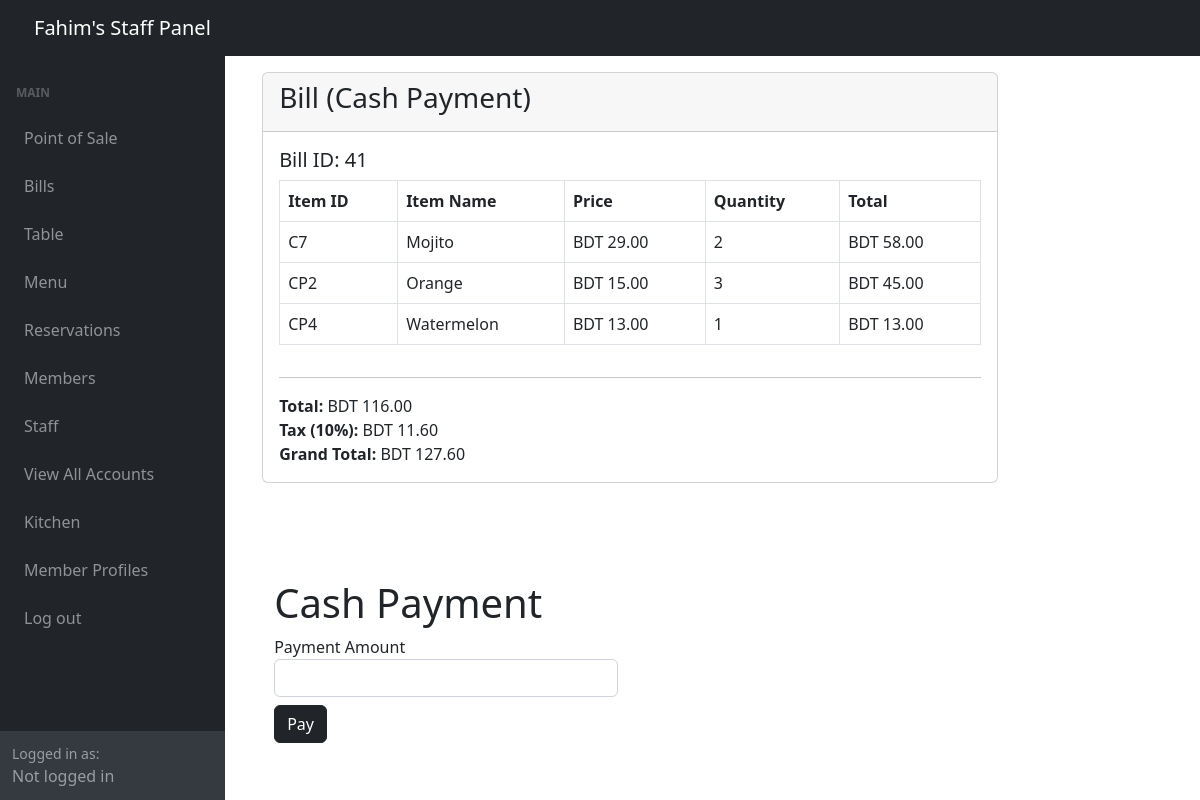
/adminSide/posBackend/posCashPayment.php?bill_id=41, run on the app's committed database.
### tables this page shows
CREATE TABLE `bill_items` (
  `bill_item_id` int(11) NOT NULL,
  `bill_id` int(11) DEFAULT NULL,
  `item_id` varchar(6) DEFAULT NULL,
  `quantity` int(11) DEFAULT NULL
);

CREATE TABLE `menu` (
  `item_id` varchar(6) NOT NULL,
  `item_name` varchar(255) DEFAULT NULL,
  `item_type` varchar(255) DEFAULT NULL,
  `item_category` varchar(255) DEFAULT NULL,
  `item_price` decimal(10,2) DEFAULT NULL,
  `item_description` varchar(255) DEFAULT NULL
);

### adminSide/posBackend/posCashPayment.php (the view, shortened to what this page needs)
<?php
require_once '../config.php';
include '../inc/dashHeader.php';
$bill_id = $_GET['bill_id'];
?>
<div class="container mt-5">
    <div class="row justify-content-center">
        <div class="col-md-8">
            <div class="card mt-4">
                <div class="card-header">
                    <h3 class="card-title">Bill (Cash Payment)</h3>
                </div>
                <div class="card-body">
                    <h5>Bill ID: <?php echo $bill_id; ?></h5>
                    <div class="table-responsive">
                        <table class="table table-bordered">
                            <thead>
                                <tr>
                                    <th>Item ID</th>
                                    <th>Item Name</th>
                                    <th>Price</th>
                                    <th>Quantity</th>
                                    <th>Total</th>
                                </tr>
                            </thead>
                            <tbody>
            <?php
            $cart_query = "SELECT bi.*, m.item_name, m.item_price FROM bill_items bi
                           JOIN Menu m ON bi.item_id = m.item_id
                           WHERE bi.bill_id = '$bill_id'";
            $cart_result = mysqli_query($link, $cart_query);
            $cart_total = 0;
            $tax = 0.1;
            if ($cart_result && mysqli_num_rows($cart_result) > 0) {
                while ($cart_row = mysqli_fetch_assoc($cart_result)) {
                    $item_id = $cart_row['item_id'];
                    $item_name = $cart_row['item_name'];
                    $item_price = $cart_row['item_price'];
                    $quantity = $cart_row['quantity'];
                    $total = $item_price * $quantity;
                    $cart_total += $total;
                    echo '<tr>';
                    echo '<td>' . $item_id . '</td>';
                    echo '<td>' . $item_name . '</td>';
                    echo '<td>BDT ' . $item_price . '</td>';
                    echo '<td>' . $quantity . '</td>';
                    echo '<td>BDT ' . number_format($total,2) . '</td>';
                    echo '</tr>';
                }
            } else {
                echo '<tr><td colspan="6">No Items in Cart.</td></tr>';
            }
            ?>
        </tbody>
                        </table>
                    </div>
                    <hr>
                    <div class="text-right">
                        <?php
                        echo "<strong>Total:</strong> BDT " . number_format($cart_total, 2) . "<br>";
                        echo "<strong>Tax (10%):</strong> BDT " . number_format($cart_total * $tax, 2) . "<br>";
                        $GRANDTOTAL = $tax * $cart_total + $cart_total;
                        echo "<strong>Grand Total:</strong> BDT " . number_format($GRANDTOTAL, 2);
                        ?>
                    </div>
                </div>
            </div>
<div id="cash-payment" class="container-fluid mt-5 pt-5 pl-5 pr-5 mb-5">
    <div class="row">
        <div class="col-md-6">
            <h1>Cash Payment</h1>
            <form action="" method="get">
                <div class="form-group">
                    <label for="payment_amount">Payment Amount</label>
                    <input type="number" min="0" id="payment_amount" name="payment_amount" class="form-control" required>
                </div>
                <button type="submit" id="cardSubmit" class="btn btn-dark mt-2">Pay</button>
            </form>
        </div>
        <div class="col-md-6">
    </div>
    </div>
</div>
<?php include '../inc/dashFooter.php'; ?>

### data on the page
bill_items: item "C7", item.item_name "Mojito", item.item_price "29.00", quantity "2", total "58.00"
bill_items: item "CP2", item.item_name "Orange", item.item_price "15.00", quantity "3", total "45.00"
bill_items: item "CP4", item.item_name "Watermelon", item.item_price "13.00", quantity "1"

### other printed values
$bill_id "41"
$cart_total "116.00"
$cart_total * $tax "11.60"
$GRANDTOTAL "127.60"
